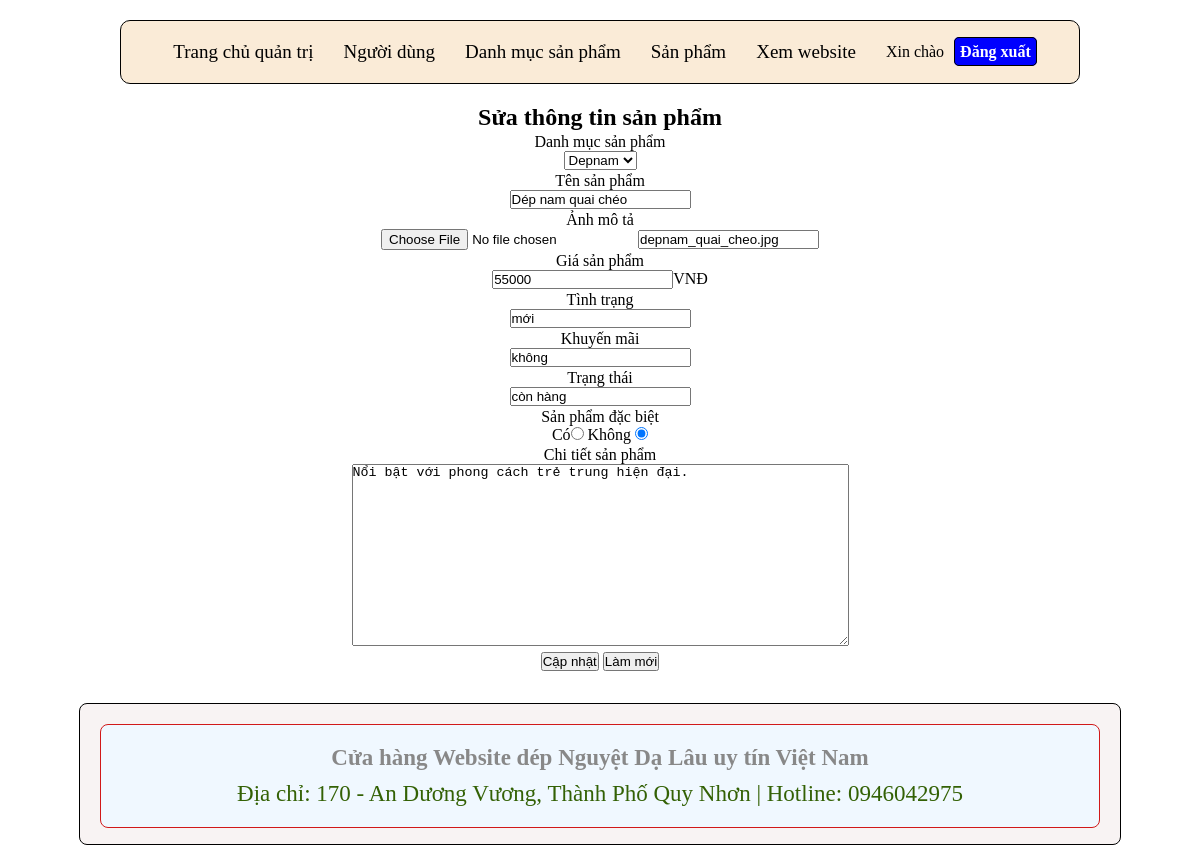
The app's page /quantri/quantri.php?page_layout=sua_sp&id_sp=11 with its own data.
### tables this page shows
CREATE TABLE IF NOT EXISTS `sanpham` (
  `id_sp` int(11) UNSIGNED NOT NULL AUTO_INCREMENT,
  `id_dm` int(11) UNSIGNED NOT NULL,
  `ten_sp` varchar(255) NOT NULL,
  `anh_sp` varchar(255) NOT NULL,
  `gia_sp` varchar(255) NOT NULL,
  `tinh_trang` varchar(255) NOT NULL,
  `khuyen_mai` varchar(255) NOT NULL,
  `trang_thai` varchar(255) NOT NULL,
  `dac_biet` int(1) NOT NULL,
  `chi_tiet_sp` longtext NOT NULL,
  PRIMARY KEY (`id_sp`)
);

### quantri/sua_sp.php (the view, shortened to what this page needs)
<?php
    include_once('ketnoi.php');
    $id_sp = $_GET['id_sp'];
    $sql = "SELECT * FROM sanpham WHERE id_sp = $id_sp";
    $query = mysqli_query($conn,$sql);
    $sql_dm = "SELECT * FROM dmsanpham";
    $query_dm = mysqli_query($conn,$sql_dm);
    while ($row = mysqli_fetch_assoc($query)) {
?>
    <h2>Sửa thông tin sản phẩm</h2>
<div id="main">
	<form method="post" enctype="multipart/form-data">
	<table id="add-prd" >
        <tr>
            <td>
                <label>Danh mục sản phẩm</label><br />
                <select name="id_dm">
                    <?php
                        while ($row_dm = mysqli_fetch_assoc($query_dm)) {
                            echo '<option value="'.$row_dm['id_dm'].'">'.$row_dm['ten_dm'].'</option>';
                        }
                    ?>
                </select>
            </td>
        </tr>
    	<tr>
        	<td><label>Tên sản phẩm</label><br /><input type="text" name="ten_sp" value="<?php echo $row['ten_sp']?>"/></td>
        </tr>
        <tr>
        	<td><label>Ảnh mô tả</label><br /><input type="file" name="anh_sp"/> <input type="text" name="anh_sp" value="<?php echo $row['anh_sp']?>"/></td>
        </tr>
        <tr>
        	<td><label>Giá sản phẩm</label><br /><input type="text" name="gia_sp" value="<?php echo $row['gia_sp']?>"/>VNĐ</td>
        </tr>
        <tr>
        	<td><label>Tình trạng</label><br /><input type="text" name="tinh_trang" value="<?php echo $row['tinh_trang']?>"/></td>
        </tr>
        <tr>
        	<td><label>Khuyến mãi</label><br /><input type="text" name="khuyen_mai" value="<?php echo $row['khuyen_mai']?>"/></td>
        </tr>
        <tr>
        	<td><label>Trạng thái</label><br /><input type="text" name="trang_thai" value="<?php echo $row['trang_thai']?>"/></td>
        </tr>
        <tr>
        	<td><label>Sản phẩm đặc biệt</label><br />Có<input type="radio" name="dac_biet" value=1<?php if($row['dac_biet']==1){echo 'checked';} ?>/> Không <input type="radio" name="dac_biet" value=0 <?php if($row['dac_biet']==0){echo 'checked';} ?>/></td>
        </tr>
        <tr>
        	<td><label>Chi tiết sản phẩm</label><br /><textarea cols="60" rows="12" name="chi_tiet_sp" value=""><?php echo $row['chi_tiet_sp'];?></textarea></td>
        </tr>
        <tr>
        	<td><input type="submit" name="submit" value="Cập nhật" /> <input type="reset" name="reset" value="Làm mới" /></td>
        </tr>
    </table>
    </form>
</div>
<?php
}
?>

### quantri/css/quantri.css (style rules this page uses)
* { margin: 0px; padding: 0px; }
table { margin: 0 auto; }

### records on screen
sanpham: ten_sp "Dép nam quai chéo", anh_sp "depnam_quai_cheo.jpg", gia_sp "55000", tinh_trang "mới", khuyen_mai "không", trang_thai "còn hàng", dac_biet "☑", chi_tiet_sp "Nổi bật với phong cách trẻ trung hiện đại."

### other values on screen
form field id_dm "Depnam"
